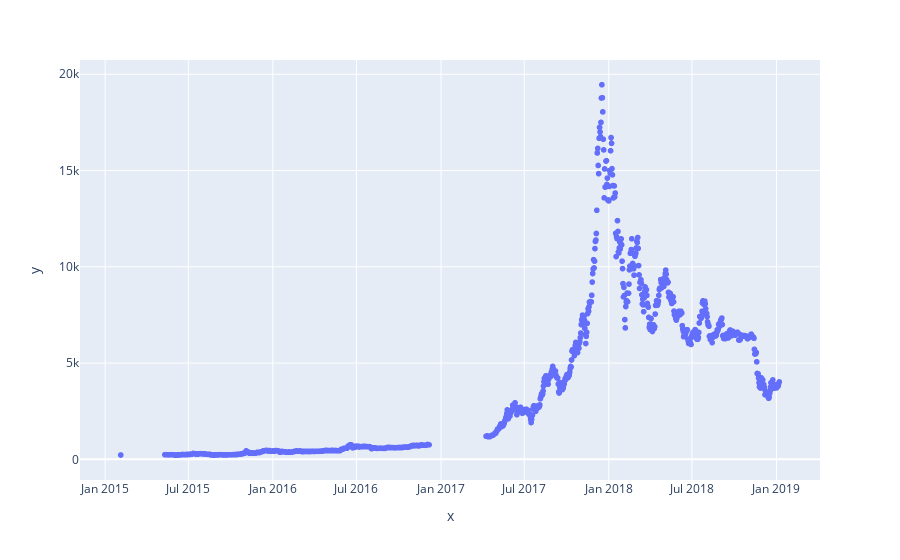

Source (notebook cell):
### Code cell
# Chart the BTC pricing data
btc_trace = px.scatter(x=btc_usd_price_coinbase.index, y=btc_usd_price_coinbase['Weighted Price'])
btc_trace.show()

### Figure 1 — Plotly figure (JSON) as saved in the notebook; plotly's stock layout.template omitted (floating-point values rounded to 4 significant figures; data arrays with more than 128 entries replaced by an {"elided": "..."} marker saying what was removed)
{"data": [{"hovertemplate": "x=%{x}<br>y=%{y}<extra></extra>", "legendgroup": "", "marker": {"color": "#636efa", "symbol": "circle"}, "mode": "markers", "name": "", "showlegend": false, "type": "scattergl", "x": {"elided": "1216 str values"}, "xaxis": "x", "y": {"elided": "1216 float values"}, "yaxis": "y"}], "layout": {"autosize": true, "legend": {"tracegroupgap": 0}, "margin": {"t": 60}, "xaxis": {"anchor": "y", "autorange": true, "domain": [0, 1], "range": ["2014-10-31 16:37:28.5804", "2019-04-12 07:22:31.4196"], "title": {"text": "x"}, "type": "date"}, "yaxis": {"anchor": "x", "autorange": true, "domain": [0, 1], "range": [-1277.0, 20950.0], "title": {"text": "y"}, "type": "linear"}}}
